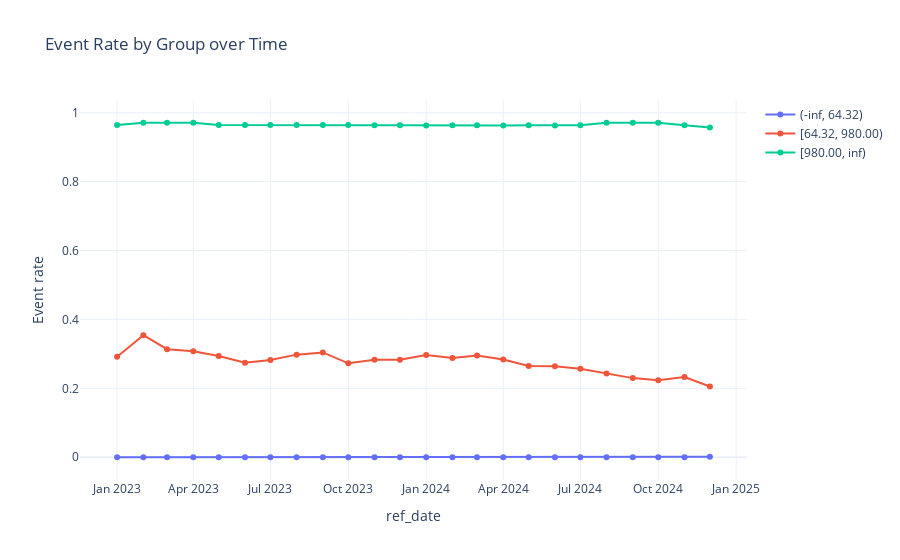

Notebook code cell kept with this figure:
### Code cell
# Taxa de eventos por grupo
evaluator.plot_event_rate()
